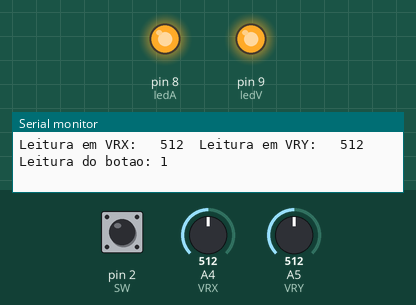
A sketch run on a simulated Arduino Uno, built with avr-gcc and run on an emulated ATmega328P. Shown: output pins drawn as LEDs (lit = HIGH), the last lines printed to the serial monitor. Inputs (shaded band) come from the test bench; at power-on: A4 (VRX) = 512, A5 (VRY) = 512, pin 2 (SW) HIGH.

Above: at 1.2 s.
1.3 s: A4 (VRX) set to 106
4.3 s: A4 (VRX) set to 89
At 5.3 s:
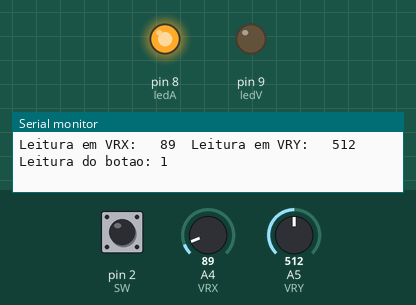
5.8 s: A5 (VRY) set to 486
At 7.0 s:
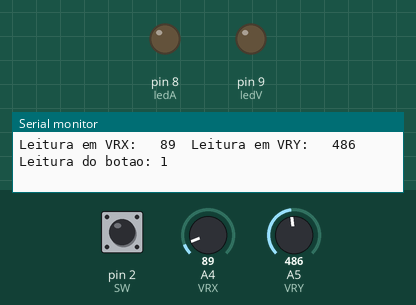
7.3 s: A4 (VRX) set to 110
At 8.5 s:
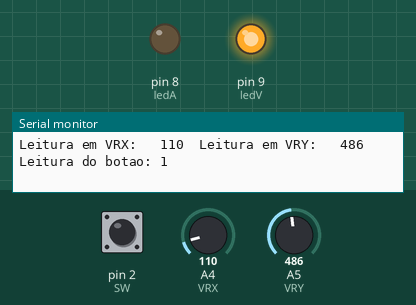
8.8 s: A5 (VRY) set to 510
At 10.1 s:
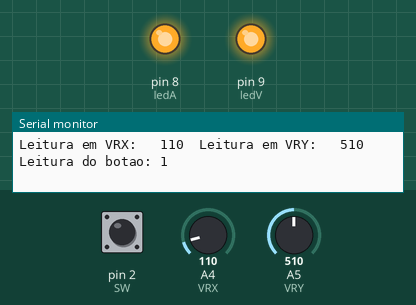
11.8 s: A5 (VRY) set to 490
At 12.9 s:
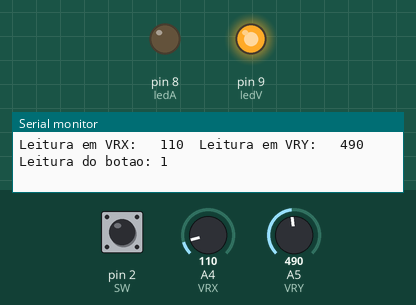
Timing chart, 0 to 14.8 s (numbered marks = the images above; inputs shaded):
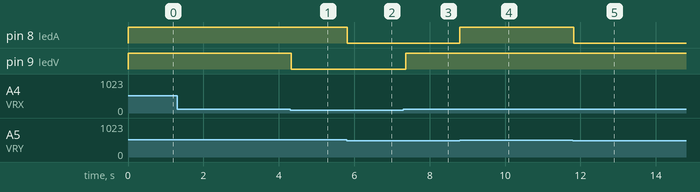

The sketch:

Projeto_Joystic.ino
```cpp
// Projeto joystic

const int VRX = A4;
const int VRY = A5;
const int SW = 2;
const int ledV = 9;
const int ledA = 8;

int leitura_botao =0, leitura_VRX, leitura_VRY;

void setup() {
  Serial.begin(9600);
  pinMode(VRX, INPUT);
  pinMode(VRY, INPUT);
  pinMode(SW, INPUT_PULLUP);
  pinMode(ledV, OUTPUT);
  pinMode(ledA, OUTPUT);
}

void loop() {
  leitura_VRX = analogRead(VRX);
  leitura_VRY = analogRead(VRY);
  leitura_botao = digitalRead(SW);

  if (leitura_VRX >=100){
    digitalWrite(ledV, HIGH);
  }
  else {
    digitalWrite(ledV, LOW);
  }

  if (leitura_VRY >=500){
    digitalWrite(ledA, HIGH);
  }
  else{
    digitalWrite(ledA, LOW);
  }

  Serial.print("Leitura em VRX: ");
  Serial.print("\t");
  Serial.print(leitura_VRX);
  Serial.print("\t");
  Serial.print("Leitura em VRY: ");
  Serial.print("\t");
  Serial.print(leitura_VRY);
  Serial.print("\t");
  Serial.print("Leitura do botao: ");
  Serial.println(leitura_botao);

  delay(10);

}
```

Measured:
- the behaviour switches between 100 and 99 on A4 (VRX) (found by bisection; images 0 and 1)
- the behaviour switches between 500 and 499 on A5 (VRY) (found by bisection; images 1 and 2)
- after the input at 4.3 s, pin 9 (ledV): HIGH → LOW at once
- after the input at 5.8 s, pin 8 (ledA): HIGH → LOW at once
- after the input at 7.3 s, pin 9 (ledV): LOW → HIGH after 0.06 s
- after the input at 8.8 s, pin 8 (ledA): LOW → HIGH at once
- after the input at 11.8 s, pin 8 (ledA): HIGH → LOW at once
